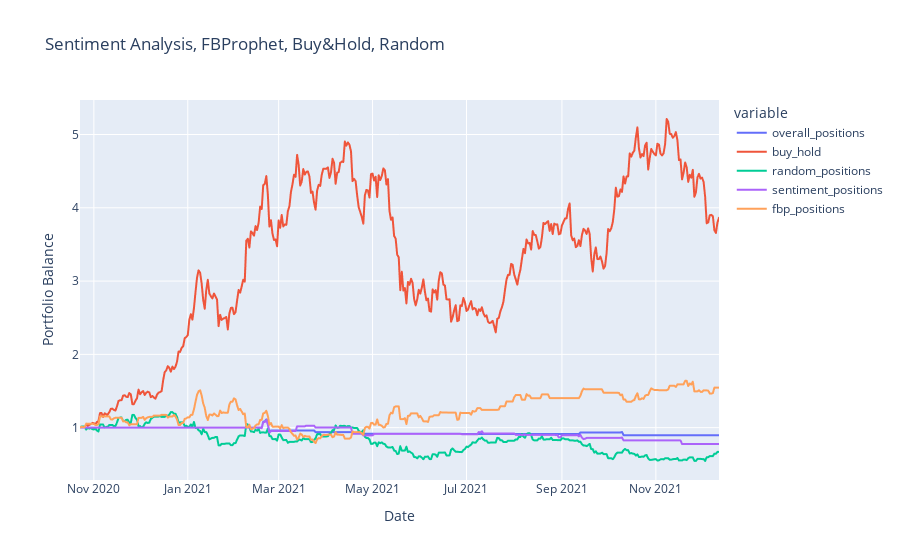

Here is the notebook cell this chart was saved with:
### Markdown cell above
# Visualizing Backtest Performance

### Code cell
# Visualizing results
fig = px.line(
    performance,
    x=performance.index,
    y=performance.columns,
    title='Sentiment Analysis, FBProphet, Buy&Hold, Random Positions',
    labels={"value": "Portfolio Balance",
            "index": "Date"}
)

fig.show()

### Figure 1 — Plotly figure (JSON) as saved in the notebook; plotly's stock layout.template omitted (floating-point values rounded to 4 significant figures; data arrays with more than 128 entries replaced by an {"elided": "..."} marker saying what was removed)
{"data": [{"hovertemplate": "variable=overall_positions<br>Date=%{x}<br>Portfolio Balance=%{y}<extra></extra>", "legendgroup": "overall_positions", "line": {"color": "#636efa", "dash": "solid"}, "mode": "lines", "name": "overall_positions", "showlegend": true, "type": "scattergl", "x": {"elided": "416 str values"}, "xaxis": "x", "y": {"elided": "416 float values"}, "yaxis": "y"}, {"hovertemplate": "variable=buy_hold<br>Date=%{x}<br>Portfolio Balance=%{y}<extra></extra>", "legendgroup": "buy_hold", "line": {"color": "#EF553B", "dash": "solid"}, "mode": "lines", "name": "buy_hold", "showlegend": true, "type": "scattergl", "x": {"elided": "416 str values"}, "xaxis": "x", "y": {"elided": "416 float values"}, "yaxis": "y"}, {"hovertemplate": "variable=random_positions<br>Date=%{x}<br>Portfolio Balance=%{y}<extra></extra>", "legendgroup": "random_positions", "line": {"color": "#00cc96", "dash": "solid"}, "mode": "lines", "name": "random_positions", "showlegend": true, "type": "scattergl", "x": {"elided": "416 str values"}, "xaxis": "x", "y": {"elided": "416 float values"}, "yaxis": "y"}, {"hovertemplate": "variable=sentiment_positions<br>Date=%{x}<br>Portfolio Balance=%{y}<extra></extra>", "legendgroup": "sentiment_positions", "line": {"color": "#ab63fa", "dash": "solid"}, "mode": "lines", "name": "sentiment_positions", "showlegend": true, "type": "scattergl", "x": {"elided": "416 str values"}, "xaxis": "x", "y": {"elided": "416 float values"}, "yaxis": "y"}, {"hovertemplate": "variable=fbp_positions<br>Date=%{x}<br>Portfolio Balance=%{y}<extra></extra>", "legendgroup": "fbp_positions", "line": {"color": "#FFA15A", "dash": "solid"}, "mode": "lines", "name": "fbp_positions", "showlegend": true, "type": "scattergl", "x": {"elided": "416 str values"}, "xaxis": "x", "y": {"elided": "416 float values"}, "yaxis": "y"}], "layout": {"autosize": true, "legend": {"title": {"text": "variable"}, "tracegroupgap": 0}, "title": {"text": "Sentiment Analysis, FBProphet, Buy&Hold, Random"}, "xaxis": {"anchor": "y", "autorange": true, "domain": [0, 1], "range": ["2020-10-23", "2021-12-12"], "title": {"text": "Date"}, "type": "date"}, "yaxis": {"anchor": "x", "autorange": true, "domain": [0, 1], "range": [0.2857, 5.471], "title": {"text": "Portfolio Balance"}, "type": "linear"}}}
